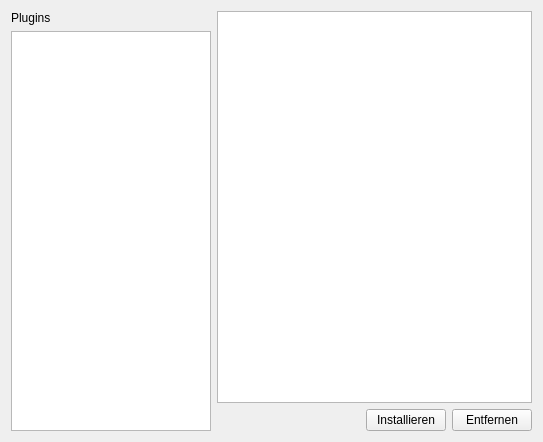
<?xml version="1.0" encoding="UTF-8"?>
<ui version="4.0">
 <class>PluginDownloader</class>
 <widget class="QWidget" name="PluginDownloader">
  <property name="geometry">
   <rect>
    <x>0</x>
    <y>0</y>
    <width>543</width>
    <height>442</height>
   </rect>
  </property>
  <property name="windowTitle">
   <string>Plugin Downloader</string>
  </property>
  <layout class="QHBoxLayout" name="horizontalLayout_2">
   <item>
    <layout class="QVBoxLayout" name="verticalLayout">
     <item>
      <widget class="QLabel" name="label">
       <property name="sizePolicy">
        <sizepolicy hsizetype="Fixed" vsizetype="Preferred">
         <horstretch>0</horstretch>
         <verstretch>0</verstretch>
        </sizepolicy>
       </property>
       <property name="text">
        <string>Plugins</string>
       </property>
      </widget>
     </item>
     <item>
      <widget class="QListWidget" name="pluginList">
       <property name="sizePolicy">
        <sizepolicy hsizetype="Ignored" vsizetype="Expanding">
         <horstretch>0</horstretch>
         <verstretch>0</verstretch>
        </sizepolicy>
       </property>
       <property name="minimumSize">
        <size>
         <width>200</width>
         <height>0</height>
        </size>
       </property>
      </widget>
     </item>
    </layout>
   </item>
   <item>
    <layout class="QVBoxLayout" name="verticalLayout_2">
     <item>
      <widget class="QTextEdit" name="pluginInfo">
       <property name="sizePolicy">
        <sizepolicy hsizetype="MinimumExpanding" vsizetype="Expanding">
         <horstretch>0</horstretch>
         <verstretch>0</verstretch>
        </sizepolicy>
       </property>
      </widget>
     </item>
     <item>
      <layout class="QHBoxLayout" name="horizontalLayout">
       <item>
        <spacer name="horizontalSpacer">
         <property name="orientation">
          <enum>Qt::Horizontal</enum>
         </property>
         <property name="sizeHint" stdset="0">
          <size>
           <width>40</width>
           <height>20</height>
          </size>
         </property>
        </spacer>
       </item>
       <item>
        <widget class="QPushButton" name="installButton">
         <property name="text">
          <string>Installieren</string>
         </property>
        </widget>
       </item>
       <item>
        <widget class="QPushButton" name="removeButton">
         <property name="text">
          <string>Entfernen</string>
         </property>
        </widget>
       </item>
      </layout>
     </item>
    </layout>
   </item>
  </layout>
 </widget>
 <resources/>
 <connections/>
</ui>
